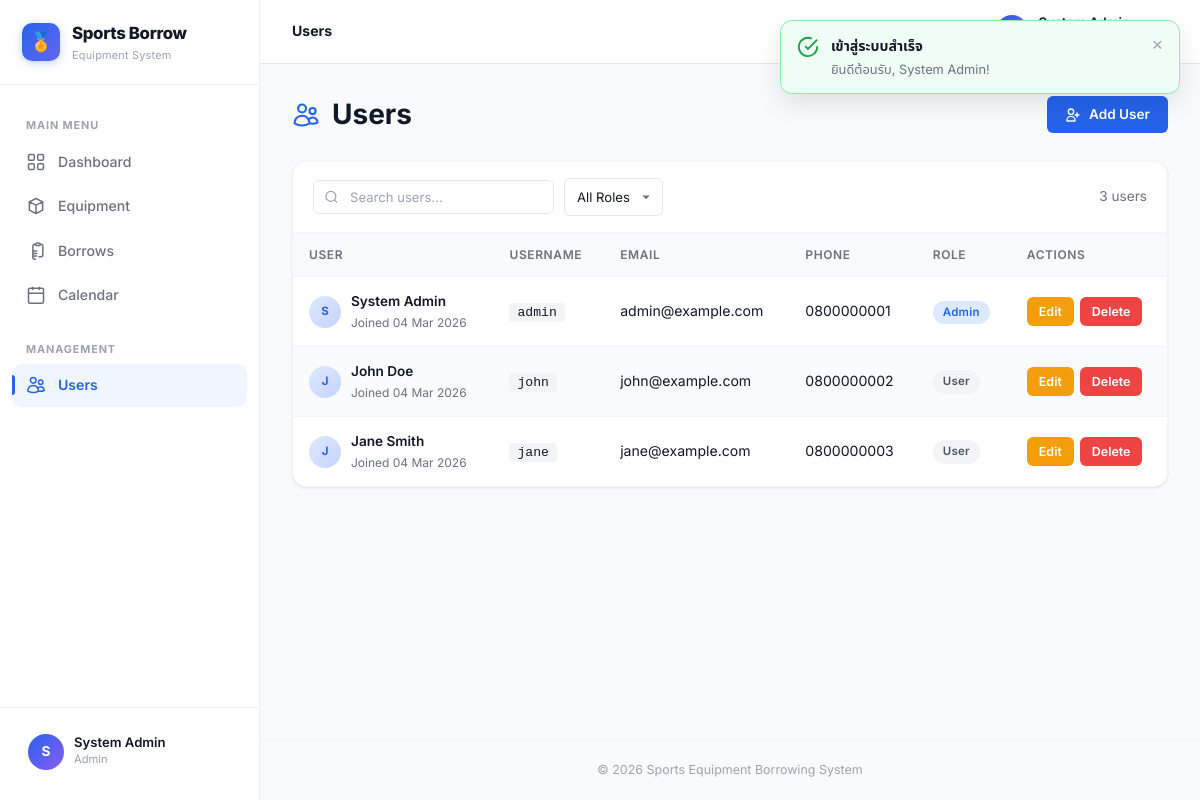
The app's page /index.php?page=users (signed in) with its own data.
### tables this page shows
CREATE TABLE IF NOT EXISTS users (
    id          INT UNSIGNED AUTO_INCREMENT PRIMARY KEY,
    username    VARCHAR(50)  NOT NULL UNIQUE,
    password    VARCHAR(255) NOT NULL,               
    full_name   VARCHAR(100) NOT NULL,
    email       VARCHAR(100) NOT NULL UNIQUE,
    phone       VARCHAR(20)  DEFAULT NULL,
    role        ENUM('admin','user') NOT NULL DEFAULT 'user',
    created_at  TIMESTAMP DEFAULT CURRENT_TIMESTAMP,
    updated_at  TIMESTAMP DEFAULT CURRENT_TIMESTAMP ON UPDATE CURRENT_TIMESTAMP
);

### controllers/UserController.php (called while the page is built, shortened)
<?php
require_once __DIR__ . '/../models/User.php';
class UserController
{
    private User $model;
    public function __construct()
    {
        $this->model = new User();
    }
    public function index(): void
    {
        $users = $this->model->getAll();
        require __DIR__ . '/../views/users/index.php';
    }
}

### config/database.php (called while the page is built, shortened)
<?php
class Database
{
    private static ?PDO $instance = null;
    public static function connect(): PDO
    {
        if (self::$instance === null) {
            $dsn = sprintf(
                'mysql:host=%s;port=%d;dbname=%s;charset=utf8mb4',
                self::HOST,
                self::PORT,
                self::DBNAME
            );
            self::$instance = new PDO($dsn, self::USER, self::PASS, [
                PDO::ATTR_ERRMODE            => PDO::ERRMODE_EXCEPTION,
                PDO::ATTR_DEFAULT_FETCH_MODE => PDO::FETCH_ASSOC,
                PDO::ATTR_EMULATE_PREPARES   => false,
            ]);
        }
        return self::$instance;
    }
}

### models/User.php (called while the page is built, shortened)
<?php
require_once __DIR__ . '/../config/database.php';
class User
{
    private PDO $db;
    public function __construct()
    {
        $this->db = Database::connect();
    }
    public function getAll(): array
    {
        $stmt = $this->db->query('SELECT id, username, full_name, email, phone, role, created_at FROM users ORDER BY id');
        return $stmt->fetchAll();
    }
}

### views/users/index.php (the view, shortened to what this page needs)
<?php require __DIR__ . '/../../views/layout/header.php'; ?>
<div class="page-header">
    <h1>
        Users
    </h1>
    <div class="actions">
        <button type="button" class="btn btn-primary" onclick="openUserModal('create')">
            <svg fill="none" stroke="currentColor" viewBox="0 0 24 24" stroke-width="2"><path stroke-linecap="round" stroke-linejoin="round" d="M18 9v3m0 0v3m0-3h3m-3 0h-3m-2-5a4 4 0 11-8 0 4 4 0 018 0zM3 20a6 6 0 0112 0v1H3v-1z"/></svg>
            Add User
        </button>
    </div>
</div>
<div class="data-table-wrapper">
    <div class="table-toolbar">
        <div class="toolbar-left">
            <div class="table-search">
                <input type="text" placeholder="Search users...">
            </div>
            <div class="table-filter">
                <select data-col="4">
                    <option value="">All Roles</option>
                </select>
            </div>
        </div>
        <div class="toolbar-right">
            <span class="text-sm text-muted"><?= count($users) ?> users</span>
        </div>
    </div>
    <table class="data-table striped">
        <thead>
            <tr>
                <th>User</th>
                <th>Username</th>
                <th>Email</th>
                <th>Phone</th>
                <th>Role</th>
                <th>Actions</th>
            </tr>
        </thead>
        <tbody>
        <?php foreach ($users as $u): ?>
            <tr>
                <td>
                    <div class="cell-user">
                        <div class="cell-avatar"><?= strtoupper(substr($u['full_name'], 0, 1)) ?></div>
                        <div>
                            <div class="cell-name"><?= htmlspecialchars($u['full_name']) ?></div>
                            <div class="cell-sub">Joined <?= date('d M Y', strtotime($u['created_at'])) ?></div>
                        </div>
                    </div>
                </td>
                <td><code style="font-size:0.82rem;background:#f3f4f6;padding:2px 8px;border-radius:4px;"><?= htmlspecialchars($u['username']) ?></code></td>
                <td><?= htmlspecialchars($u['email']) ?></td>
                <td><?= htmlspecialchars($u['phone'] ?? '—') ?></td>
                <td>
                    <span class="badge badge-<?= $u['role'] ?>"><?= ucfirst($u['role']) ?></span>
                </td>
                <td>
                    <div class="cell-actions">
                        <button type="button" class="btn btn-warning btn-sm" data-edit-user='<?= htmlspecialchars(json_encode($u), ENT_QUOTES, "UTF-8") ?>'>Edit</button>
                        <a href="index.php?page=users&action=delete&id=<?= $u['id'] ?>" class="btn btn-danger btn-sm"
                           data-confirm="Delete this user?" data-confirm-type="danger">Delete</a>
                    </div>
                </td>
            </tr>
        <?php endforeach; ?>
        </tbody>
    </table>
</div>
<?php require __DIR__ . '/../../views/layout/footer.php'; ?>

### views/assets/css/design-system.css (style rules this page uses)
:root { --color-primary: #2563eb; --color-primary-light: #dbeafe; --color-primary-dark: #1d4ed8; --color-success: #16a34a; --color-success-light: #dcfce7; --color-warning: #f59e0b; --color-warning-light: #fef3c7; --color-danger: #ef4444; --color-danger-light: #fee2e2; --color-info: #0ea5e9; --color-info-light: #e0f2fe; --color-bg: #f9fafb; --color-surface: #ffffff; --color-surface-hover: #f8fafc; --color-border: #e5e7eb; --color-border-light: #f3f4f6; --color-text-primary: #111827; --color-text-secondary: #6b7280; --color-text-muted: #9ca3af; --color-text-inverse: #ffffff; --sidebar-width: 260px; --sidebar-bg: #ffffff; --sidebar-border: #f0f0f0; --sidebar-active-bg: #eff6ff; --sidebar-active-text: #2563eb; --sidebar-hover-bg: #f9fafb; --navbar-height: 64px; --navbar-bg: #ffffff; --navbar-border: #e5e7eb; --space-xs: 4px; --space-sm: 8px; --space-md: 16px; --space-lg: 24px; --space-xl: 32px; --space-2xl: 48px; --content-padding: 32px; --card-padding: 24px; --radius-sm: 6px; --radius-md: 10px; --radius-lg: 14px; --radius-xl: 20px; --radius-full: 9999px; --shadow-xs: 0 1px 2px rgba(0,0,0,0.04); --shadow-sm: 0 1px 3px rgba(0,0,0,0.06), 0 1px 2px rgba(0,0,0,0.04); --shadow-md: 0 4px 6px -1px rgba(0,0,0,0.07), 0 2px 4px -1px rgba(0,0,0,0.04); --shadow-lg: 0 10px 15px -3px rgba(0,0,0,0.08), 0 4px 6px -2px rgba(0,0,0,0.04); --shadow-xl: 0 20px 25px -5px rgba(0,0,0,0.08), 0 10px 10px -5px rgba(0,0,0,0.03); --transition-fast: 150ms cubic-bezier(0.4, 0, 0.2, 1); --transition-base: 200ms cubic-bezier(0.4, 0, 0.2, 1); --transition-slow: 300ms cubic-bezier(0.4, 0, 0.2, 1); --font-sans: 'Inter', 'Noto Sans Thai', -apple-system, BlinkMacSystemFont, 'Segoe UI', sans-serif; --font-mono: 'JetBrains Mono', 'Fira Code', monospace; }
*, *::before, *::after { box-sizing: border-box; margin: 0; padding: 0; }
html { font-size: 16px; -webkit-font-smoothing: antialiased; -moz-osx-font-smoothing: grayscale; }
body { font-family: var(--font-sans); color: var(--color-text-primary); background: var(--color-bg); line-height: 1.6; }
a { color: var(--color-primary); text-decoration: none; transition: color var(--transition-fast); }
h1, h2, h3, h4, h5, h6 { font-weight: 700; line-height: 1.3; color: var(--color-text-primary); }
h1 { font-size: 1.75rem; }
.btn { display: inline-flex; align-items: center; justify-content: center; gap: 8px; padding: 9px 18px; border: none; border-radius: var(--radius-sm); font-size: 0.85rem; font-weight: 600; font-family: var(--font-sans); cursor: pointer; text-decoration: none; color: var(--color-text-inverse); transition: all var(--transition-base); line-height: 1.4; white-space: nowrap; }
.btn svg { width: 16px; height: 16px; flex-shrink: 0; }
.btn-primary { background: var(--color-primary); }
.btn-warning { background: var(--color-warning); }
.btn-danger { background: var(--color-danger); }
.btn-sm { padding: 6px 12px; font-size: 0.78rem; }
.badge { display: inline-flex; align-items: center; gap: 4px; padding: 3px 10px; border-radius: var(--radius-full); font-size: 0.72rem; font-weight: 600; letter-spacing: 0.02em; line-height: 1.5; white-space: nowrap; }
.badge-admin { background: var(--color-primary-light); color: var(--color-primary); }
.badge-user { background: #f3f4f6; color: #4b5563; }
.page-header { display: flex; align-items: center; justify-content: space-between; margin-bottom: 28px; flex-wrap: wrap; gap: 16px; }
.page-header h1 { display: flex; align-items: center; gap: 12px; }
.page-header h1 svg { width: 28px; height: 28px; color: var(--color-primary); }
.page-header .actions { display: flex; gap: 10px; flex-wrap: wrap; }
.text-muted { color: var(--color-text-secondary); }
.text-sm { font-size: 0.85rem; }

### views/assets/css/layout.css (style rules this page uses)
.app-layout { display: flex; min-height: 100vh; background: var(--color-bg); }

### records on screen
users: full_name "S", full_name "System Admin", created_at "04 Mar 2026", username "admin", email "admin@example.com", phone "0800000001", role "Admin"
users: full_name "J", full_name "John Doe", created_at "04 Mar 2026", username "john", email "john@example.com", phone "0800000002", role "User"
users: full_name "J", full_name "Jane Smith", created_at "04 Mar 2026", username "jane", email "jane@example.com", phone "0800000003", role "User"

### other values on screen
substr($_SESSION['full_name'] ?? 'U', 0, 1) "S"
$_SESSION['full_name'] "System Admin"
$_SESSION['role'] "Admin"
$pageTitle "Users"
count($users) "3"
